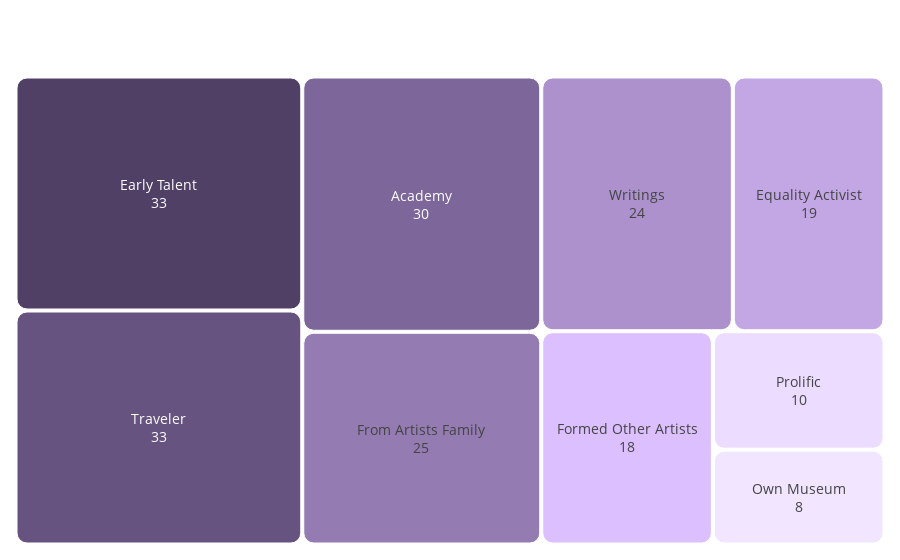

This figure's notebook cell:
### Code cell
bool_columns = df.select_dtypes(include=bool)
true_counts = bool_columns.sum()
true_counts_df = true_counts.reset_index()
true_counts_df.columns = ['column', 'true_count']

fig = px.treemap(true_counts_df, 
                 path=['column'], 
                 values='true_count',
                 labels={'true_count': 'count'},
                 title='')

fig.update_layout(margin=dict(t=50, l=10, r=10, b=10),
                 treemapcolorway = ["#514066", "#675380", "#7D6699", "#947BB2", "#AC91CC", "#C3A7E5", "#DCBFFF", "#ECDCFF", "#F1E5FF"])

fig.update_traces(marker=dict(cornerradius=10), 
                  textinfo='label+value', 
                  textfont_size=14,
                  textposition='middle center')
fig.show()

### Figure 1 — Plotly figure (JSON) as saved in the notebook; plotly's stock layout.template omitted (floating-point values rounded to 4 significant figures)
{"data": [{"branchvalues": "total", "domain": {"x": [0, 1], "y": [0, 1]}, "hovertemplate": "labels=%{label}<br>count=%{value}<br>parent=%{parent}<br>id=%{id}<extra></extra>", "ids": ["Academy", "Early Talent", "Equality Activist", "Formed Other Artists", "From Artists Family", "Own Museum", "Prolific", "Traveler", "Writings"], "labels": ["Academy", "Early Talent", "Equality Activist", "Formed Other Artists", "From Artists Family", "Own Museum", "Prolific", "Traveler", "Writings"], "marker": {"cornerradius": 10}, "name": "", "parents": ["", "", "", "", "", "", "", "", ""], "textfont": {"size": 14}, "textinfo": "label+value", "textposition": "middle center", "type": "treemap", "values": [30, 33, 19, 18, 25, 8, 10, 33, 24]}], "layout": {"autosize": true, "legend": {"tracegroupgap": 0}, "margin": {"b": 10, "l": 10, "r": 10, "t": 50}, "treemapcolorway": ["#514066", "#675380", "#7D6699", "#947BB2", "#AC91CC", "#C3A7E5", "#DCBFFF", "#ECDCFF", "#F1E5FF"]}}
